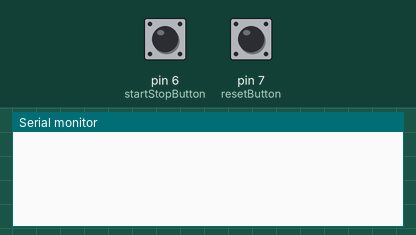
The sketch below on a simulated Arduino Uno, built with avr-gcc and run on an emulated ATmega328P. Shown: the last lines printed to the serial monitor. The inputs (shaded band) are chosen by the test bench; at power-on: pin 6 (startStopButton) HIGH, pin 7 (resetButton) HIGH.

Above: at 1.2 s.
1.3 s: pin 6 (startStopButton) pulled LOW for 0.15 s
At 2.3 s:
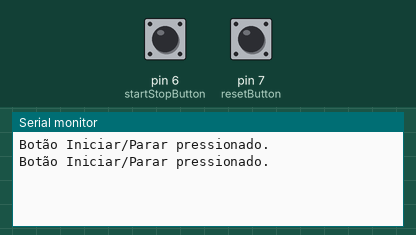
2.9 s: pin 7 (resetButton) pulled LOW for 0.15 s
At 3.5 s:
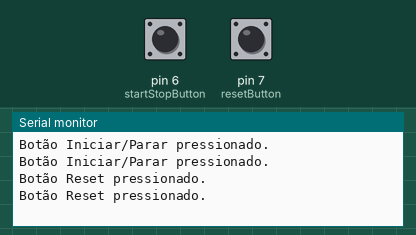

The sketch:

TesteBotao.ino
```cpp
const int startStopButton = 6;
const int resetButton = 7;

void setup() {
  Serial.begin(9600);
  pinMode(startStopButton, INPUT);
  pinMode(resetButton, INPUT);
}

void loop() {
  int startStopState = digitalRead(startStopButton);
  int resetState = digitalRead(resetButton);

  if (startStopState == LOW) {
    Serial.println("Botão Iniciar/Parar pressionado.");
  }

  if (resetState == LOW) {
    Serial.println("Botão Reset pressionado.");
  }

  delay(100);
}
```

Measured:
- after the input at 1.3 s, the serial monitor: prints a new line at once (image 1)
- after the input at 2.9 s, the serial monitor: prints a new line at once (image 2)
